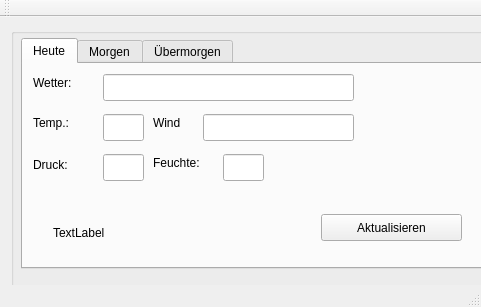
<?xml version="1.0" encoding="UTF-8"?>
<ui version="4.0">
 <class>MainWindow</class>
 <widget class="QMainWindow" name="MainWindow">
  <property name="geometry">
   <rect>
    <x>0</x>
    <y>0</y>
    <width>481</width>
    <height>307</height>
   </rect>
  </property>
  <property name="windowTitle">
   <string>Wetter :)</string>
  </property>
  <widget class="QWidget" name="centralWidget">
   <widget class="QWidget" name="gridLayoutWidget">
    <property name="geometry">
     <rect>
      <x>0</x>
      <y>0</y>
      <width>491</width>
      <height>521</height>
     </rect>
    </property>
    <layout class="QGridLayout" name="gridLayout">
     <item row="0" column="0">
      <widget class="QGroupBox" name="groupBox">
       <property name="minimumSize">
        <size>
         <width>489</width>
         <height>0</height>
        </size>
       </property>
       <property name="title">
        <string/>
       </property>
       <widget class="QTabWidget" name="tabWidget">
        <property name="geometry">
         <rect>
          <x>10</x>
          <y>10</y>
          <width>461</width>
          <height>231</height>
         </rect>
        </property>
        <property name="currentIndex">
         <number>0</number>
        </property>
        <widget class="QWidget" name="tab">
         <attribute name="title">
          <string>Heute</string>
         </attribute>
         <widget class="QLineEdit" name="tfTemp">
          <property name="geometry">
           <rect>
            <x>80</x>
            <y>50</y>
            <width>41</width>
            <height>27</height>
           </rect>
          </property>
         </widget>
         <widget class="QLabel" name="label">
          <property name="geometry">
           <rect>
            <x>10</x>
            <y>10</y>
            <width>71</width>
            <height>17</height>
           </rect>
          </property>
          <property name="text">
           <string>Wetter:</string>
          </property>
         </widget>
         <widget class="QLineEdit" name="tfWeatherText">
          <property name="geometry">
           <rect>
            <x>80</x>
            <y>10</y>
            <width>251</width>
            <height>27</height>
           </rect>
          </property>
         </widget>
         <widget class="QLabel" name="label_3">
          <property name="geometry">
           <rect>
            <x>10</x>
            <y>50</y>
            <width>71</width>
            <height>17</height>
           </rect>
          </property>
          <property name="text">
           <string>Temp.:</string>
          </property>
         </widget>
         <widget class="QLineEdit" name="tfPressure">
          <property name="geometry">
           <rect>
            <x>80</x>
            <y>90</y>
            <width>41</width>
            <height>27</height>
           </rect>
          </property>
         </widget>
         <widget class="QLabel" name="label_4">
          <property name="geometry">
           <rect>
            <x>10</x>
            <y>90</y>
            <width>71</width>
            <height>21</height>
           </rect>
          </property>
          <property name="text">
           <string>Druck:</string>
          </property>
         </widget>
         <widget class="QLineEdit" name="tfHumidiy">
          <property name="geometry">
           <rect>
            <x>200</x>
            <y>90</y>
            <width>41</width>
            <height>27</height>
           </rect>
          </property>
         </widget>
         <widget class="QLabel" name="label_5">
          <property name="geometry">
           <rect>
            <x>130</x>
            <y>90</y>
            <width>71</width>
            <height>17</height>
           </rect>
          </property>
          <property name="text">
           <string>Feuchte:</string>
          </property>
         </widget>
         <widget class="QLineEdit" name="tfWind">
          <property name="geometry">
           <rect>
            <x>180</x>
            <y>50</y>
            <width>151</width>
            <height>27</height>
           </rect>
          </property>
         </widget>
         <widget class="QLabel" name="label_8">
          <property name="geometry">
           <rect>
            <x>130</x>
            <y>50</y>
            <width>71</width>
            <height>17</height>
           </rect>
          </property>
          <property name="text">
           <string>Wind</string>
          </property>
         </widget>
         <widget class="QLabel" name="iconToday">
          <property name="geometry">
           <rect>
            <x>341</x>
            <y>10</y>
            <width>61</width>
            <height>61</height>
           </rect>
          </property>
          <property name="text">
           <string/>
          </property>
         </widget>
         <widget class="QPushButton" name="btnRefresh">
          <property name="geometry">
           <rect>
            <x>298</x>
            <y>150</y>
            <width>141</width>
            <height>27</height>
           </rect>
          </property>
          <property name="text">
           <string>Aktualisieren</string>
          </property>
         </widget>
         <widget class="QLabel" name="lblTime">
          <property name="geometry">
           <rect>
            <x>30</x>
            <y>160</y>
            <width>67</width>
            <height>17</height>
           </rect>
          </property>
          <property name="text">
           <string>TextLabel</string>
          </property>
         </widget>
        </widget>
        <widget class="QWidget" name="tab_2">
         <attribute name="title">
          <string>Morgen</string>
         </attribute>
         <widget class="QLabel" name="label_2">
          <property name="geometry">
           <rect>
            <x>20</x>
            <y>20</y>
            <width>71</width>
            <height>17</height>
           </rect>
          </property>
          <property name="text">
           <string>Tag</string>
          </property>
         </widget>
         <widget class="QLabel" name="label_6">
          <property name="geometry">
           <rect>
            <x>20</x>
            <y>60</y>
            <width>71</width>
            <height>17</height>
           </rect>
          </property>
          <property name="text">
           <string>Temp.:</string>
          </property>
         </widget>
         <widget class="QLineEdit" name="tfWindDay1">
          <property name="geometry">
           <rect>
            <x>190</x>
            <y>60</y>
            <width>151</width>
            <height>27</height>
           </rect>
          </property>
         </widget>
         <widget class="QLineEdit" name="tfWeatherTextDay1">
          <property name="geometry">
           <rect>
            <x>90</x>
            <y>20</y>
            <width>251</width>
            <height>27</height>
           </rect>
          </property>
         </widget>
         <widget class="QLabel" name="label_9">
          <property name="geometry">
           <rect>
            <x>140</x>
            <y>60</y>
            <width>71</width>
            <height>17</height>
           </rect>
          </property>
          <property name="text">
           <string>Wind</string>
          </property>
         </widget>
         <widget class="QLineEdit" name="tfTempMaxDay1">
          <property name="geometry">
           <rect>
            <x>90</x>
            <y>60</y>
            <width>41</width>
            <height>27</height>
           </rect>
          </property>
         </widget>
         <widget class="QLabel" name="iconDay1">
          <property name="geometry">
           <rect>
            <x>350</x>
            <y>20</y>
            <width>61</width>
            <height>61</height>
           </rect>
          </property>
          <property name="text">
           <string/>
          </property>
         </widget>
         <widget class="QLabel" name="label_7">
          <property name="geometry">
           <rect>
            <x>20</x>
            <y>150</y>
            <width>71</width>
            <height>17</height>
           </rect>
          </property>
          <property name="text">
           <string>Temp.:</string>
          </property>
         </widget>
         <widget class="QLineEdit" name="tfTempMinNight1">
          <property name="geometry">
           <rect>
            <x>90</x>
            <y>150</y>
            <width>41</width>
            <height>27</height>
           </rect>
          </property>
         </widget>
         <widget class="QLabel" name="label_10">
          <property name="geometry">
           <rect>
            <x>20</x>
            <y>110</y>
            <width>71</width>
            <height>17</height>
           </rect>
          </property>
          <property name="text">
           <string>Nacht</string>
          </property>
         </widget>
         <widget class="QLineEdit" name="tfWeatherTextNight1">
          <property name="geometry">
           <rect>
            <x>90</x>
            <y>110</y>
            <width>251</width>
            <height>27</height>
           </rect>
          </property>
         </widget>
         <widget class="QLabel" name="label_11">
          <property name="geometry">
           <rect>
            <x>140</x>
            <y>150</y>
            <width>71</width>
            <height>17</height>
           </rect>
          </property>
          <property name="text">
           <string>Wind</string>
          </property>
         </widget>
         <widget class="QLineEdit" name="tfWindNight1">
          <property name="geometry">
           <rect>
            <x>190</x>
            <y>150</y>
            <width>151</width>
            <height>27</height>
           </rect>
          </property>
         </widget>
         <widget class="QLabel" name="iconNight1">
          <property name="geometry">
           <rect>
            <x>350</x>
            <y>110</y>
            <width>61</width>
            <height>61</height>
           </rect>
          </property>
          <property name="text">
           <string/>
          </property>
         </widget>
        </widget>
        <widget class="QWidget" name="tab_3">
         <attribute name="title">
          <string>Übermorgen</string>
         </attribute>
         <widget class="QLabel" name="iconDay2">
          <property name="geometry">
           <rect>
            <x>350</x>
            <y>20</y>
            <width>71</width>
            <height>71</height>
           </rect>
          </property>
          <property name="text">
           <string/>
          </property>
         </widget>
         <widget class="QLabel" name="label_23">
          <property name="geometry">
           <rect>
            <x>10</x>
            <y>50</y>
            <width>71</width>
            <height>17</height>
           </rect>
          </property>
          <property name="text">
           <string>Temp.:</string>
          </property>
         </widget>
         <widget class="QLineEdit" name="tfTempMinNight2">
          <property name="geometry">
           <rect>
            <x>80</x>
            <y>140</y>
            <width>41</width>
            <height>27</height>
           </rect>
          </property>
         </widget>
         <widget class="QLineEdit" name="tfTempMaxDay2">
          <property name="geometry">
           <rect>
            <x>80</x>
            <y>50</y>
            <width>41</width>
            <height>27</height>
           </rect>
          </property>
         </widget>
         <widget class="QLabel" name="label_24">
          <property name="geometry">
           <rect>
            <x>10</x>
            <y>140</y>
            <width>71</width>
            <height>17</height>
           </rect>
          </property>
          <property name="text">
           <string>Temp.:</string>
          </property>
         </widget>
         <widget class="QLineEdit" name="tfWindNight2">
          <property name="geometry">
           <rect>
            <x>180</x>
            <y>140</y>
            <width>151</width>
            <height>27</height>
           </rect>
          </property>
         </widget>
         <widget class="QLabel" name="label_25">
          <property name="geometry">
           <rect>
            <x>10</x>
            <y>10</y>
            <width>71</width>
            <height>17</height>
           </rect>
          </property>
          <property name="text">
           <string>Tag</string>
          </property>
         </widget>
         <widget class="QLineEdit" name="tfWeatherTextDay2">
          <property name="geometry">
           <rect>
            <x>80</x>
            <y>10</y>
            <width>251</width>
            <height>27</height>
           </rect>
          </property>
         </widget>
         <widget class="QLabel" name="label_26">
          <property name="geometry">
           <rect>
            <x>130</x>
            <y>50</y>
            <width>71</width>
            <height>17</height>
           </rect>
          </property>
          <property name="text">
           <string>Wind</string>
          </property>
         </widget>
         <widget class="QLabel" name="label_27">
          <property name="geometry">
           <rect>
            <x>10</x>
            <y>100</y>
            <width>71</width>
            <height>17</height>
           </rect>
          </property>
          <property name="text">
           <string>Nacht</string>
          </property>
         </widget>
         <widget class="QLabel" name="label_28">
          <property name="geometry">
           <rect>
            <x>130</x>
            <y>140</y>
            <width>71</width>
            <height>17</height>
           </rect>
          </property>
          <property name="text">
           <string>Wind</string>
          </property>
         </widget>
         <widget class="QLineEdit" name="tfWindDay2">
          <property name="geometry">
           <rect>
            <x>180</x>
            <y>50</y>
            <width>151</width>
            <height>27</height>
           </rect>
          </property>
         </widget>
         <widget class="QLabel" name="iconDay2_2">
          <property name="geometry">
           <rect>
            <x>340</x>
            <y>10</y>
            <width>61</width>
            <height>61</height>
           </rect>
          </property>
          <property name="text">
           <string/>
          </property>
         </widget>
         <widget class="QLineEdit" name="tfWeatherTextNight2">
          <property name="geometry">
           <rect>
            <x>80</x>
            <y>100</y>
            <width>251</width>
            <height>27</height>
           </rect>
          </property>
         </widget>
         <widget class="QLabel" name="iconNight2">
          <property name="geometry">
           <rect>
            <x>350</x>
            <y>100</y>
            <width>61</width>
            <height>61</height>
           </rect>
          </property>
          <property name="text">
           <string/>
          </property>
         </widget>
        </widget>
       </widget>
      </widget>
     </item>
    </layout>
   </widget>
  </widget>
  <widget class="QMenuBar" name="menuBar">
   <property name="geometry">
    <rect>
     <x>0</x>
     <y>0</y>
     <width>481</width>
     <height>25</height>
    </rect>
   </property>
  </widget>
  <widget class="QToolBar" name="mainToolBar">
   <attribute name="toolBarArea">
    <enum>TopToolBarArea</enum>
   </attribute>
   <attribute name="toolBarBreak">
    <bool>false</bool>
   </attribute>
  </widget>
  <widget class="QStatusBar" name="statusBar"/>
 </widget>
 <layoutdefault spacing="6" margin="11"/>
 <resources/>
 <connections/>
</ui>
